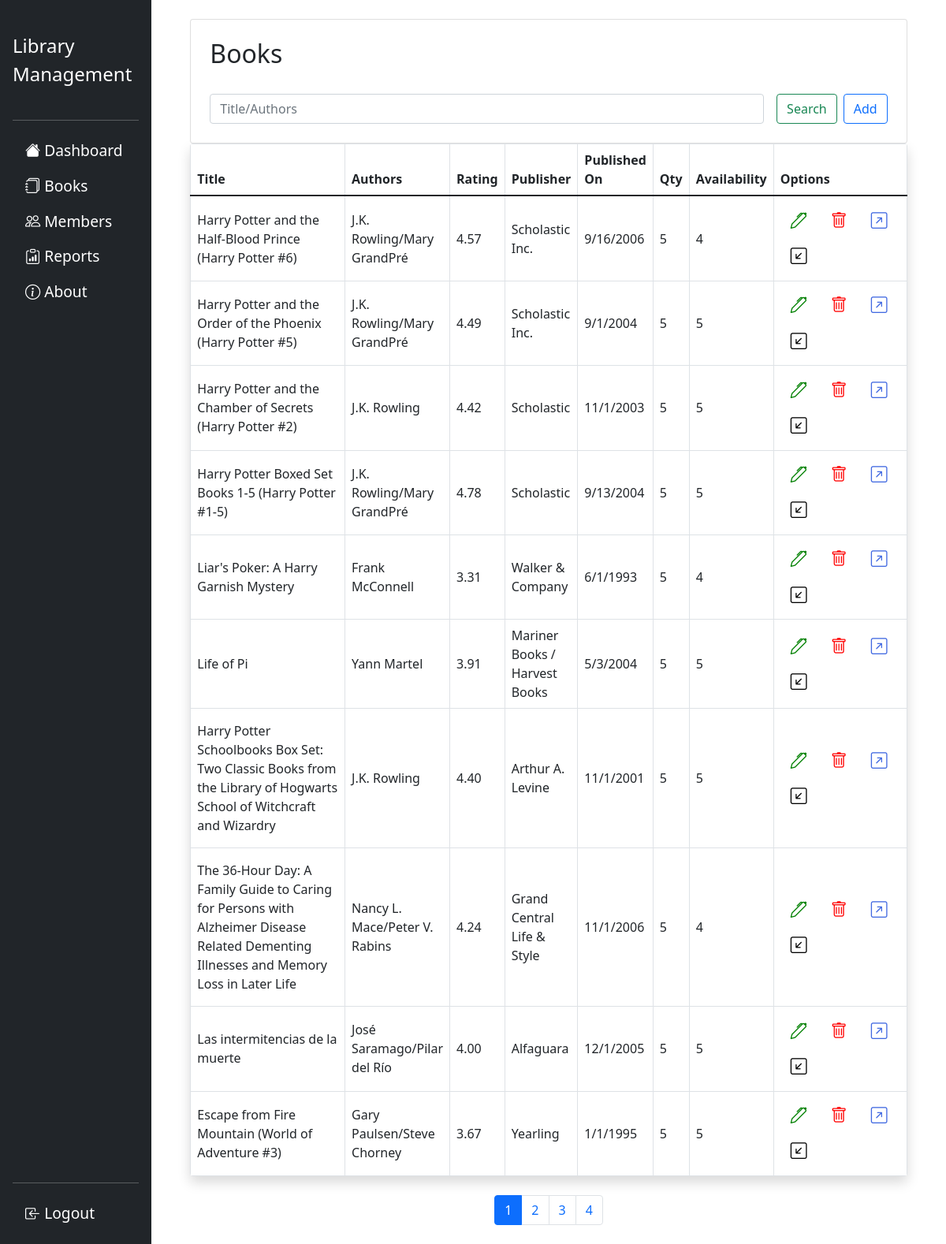
Page /books (signed in) on the earlier database version.
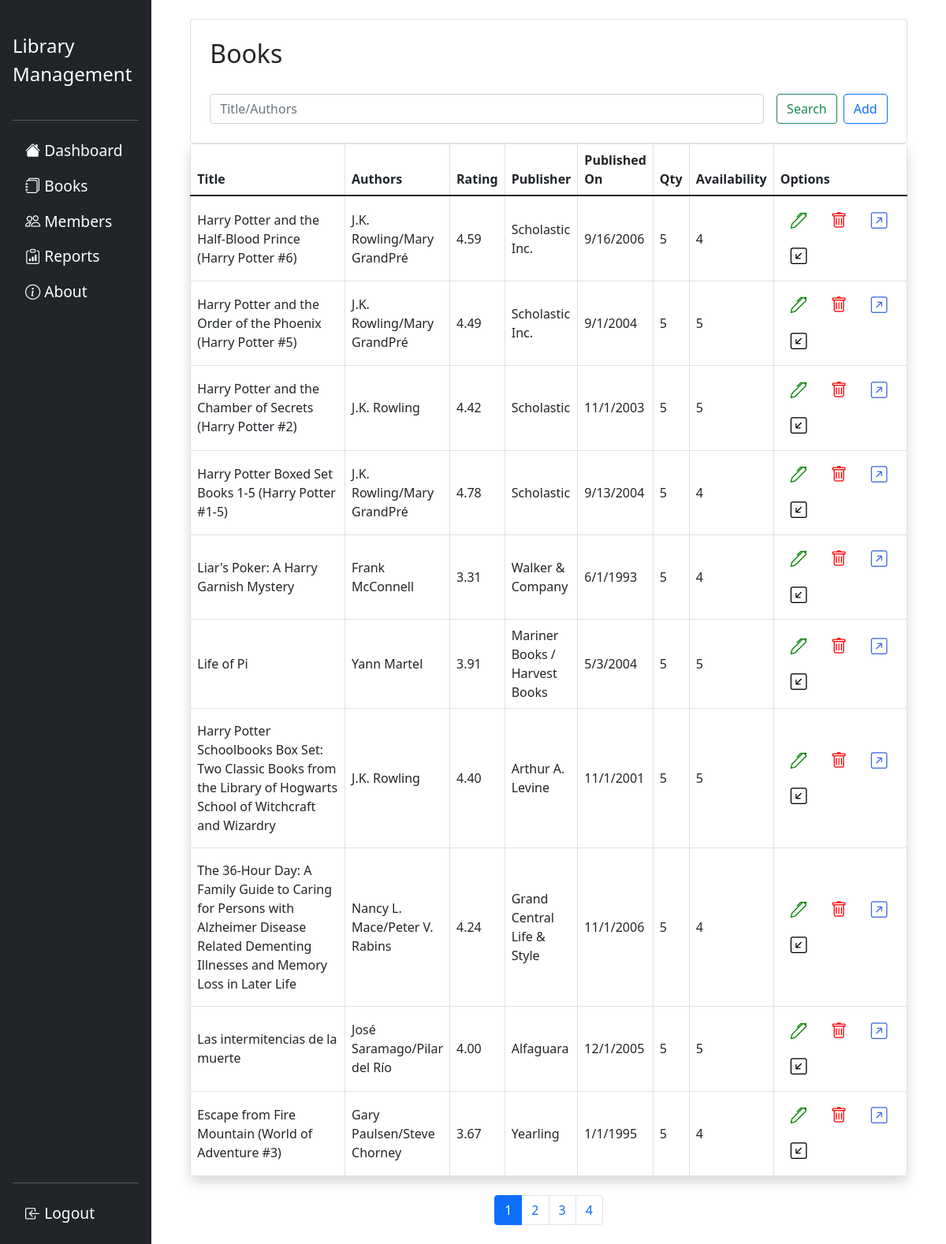
Same page on the later database version.
### flasklib/models.py (models this page shows, shortened)
class Book(db.Model):
    bid=db.Column(db.Integer,primary_key=True)
    title=db.Column(db.String,nullable=False)
    authors=db.Column(db.String,nullable=False)
    average_rating=db.Column(db.String,nullable=False)
    isbn=db.Column(db.String,nullable=False)
    publisher=db.Column(db.String,nullable=False)
    publish_date=db.Column(db.String,nullable=False)
    quantity=db.Column(db.Integer,nullable=False,default=5)
    availability=db.Column(db.Integer,nullable=False,default=5)
    borrowers=db.Column(db.String,db.ForeignKey('member.mid'),default='')

### flasklib/books/routes.py (the view)
@books.route("/books",methods=['GET','POST'])
@login_required
def viewbooks():
    page=request.args.get('page',1,type=int)
    keyword=request.args.get('keyword','',type=str)
    books=Book.query.paginate(per_page=10,page=page)
    allbookslist=Book.query.all()
    allbooknames=[b.title for b in allbookslist]
    if keyword!='':
        return redirect(url_for('books.search_book',page=page,keyword=keyword,books=books))
    return render_template('templates_books/books.html',title='Books',books=books,allbooknames=allbooknames)

### flasklib/models.py (called while the page is built)
@login_manager.user_loader
def load_user(user_id):
    return Admin.query.get(int(user_id))

### flasklib/templates/templates_books/books.html (shortened to what the changed rows need)
{% extends 'layout.html' %}
{% block head %}
<link rel="stylesheet" href="{{ url_for('static',filename='css/general.css') }}">
{% endblock head %}
{% block content %}
<div class="container card col-11 py-2">
    <h2 class="m-3">Books</h2>
</div>
{% if books.items|length> 0 %}
<div class="table-responsive container col-11 p-0 shadow rounded">
    <table class="table align-middle mb-0 table-bordered table-hover">
        <thead>
            <tr>
                <th scope="col">Title</th>
                <th scope="col">Authors</th>
                <th scope="col">Rating</th>
                <th scope="col">Publisher</th>
                <th scope="col">Published On</th>
                <th scope="col">Qty</th>
                <th scope="col">Availability</th>
                <th scope="col">Options</th>
            </tr>
        </thead>
        <tbody>
            {% for book in books.items %}
            <tr>
                <td class="col-4 py-3">{{ book.title }}</td>
                <td>{{ book.authors }}</td>
                <td>{{ book.average_rating }}</td>
                <td>{{ book.publisher }}</td>
                <td>{{ book.publish_date }}</td>
                <td>{{ book.quantity }}</td>
                <td>{{ book.availability }}</td>
                <td class="col-4">
                    <a class="btn" href="{{ url_for('books.update_book',bid=book.bid) }}" data-bs-toggle="tooltip"
                        data-bs-placement="bottom" title="Update">
                        <i class="bi bi-pen" style="font-size: 1.3rem; color:green ;"></i>
                    </a>
                    <form action="{{ url_for('books.delete_book',bid=book.bid) }}" method="POST" data-bs-toggle="tooltip"
                        data-bs-placement="bottom" title="Delete" style="display: inline;width: 50px!important;">
                        <button type="submit" class="btn">
                            <i class="bi bi-trash" style="font-size: 1.3rem; color: red;"></i>
                        </button>
                    </form>
                    <a class="btn" href="{{ url_for('issues.issue_book',bid=book.bid) }}" data-bs-toggle="tooltip"
                        data-bs-placement="bottom" title="Issue" style="display: inline;width: 50px!important;">
                        <i class="bi bi-arrow-up-right-square" style="font-size: 1.3rem; color: royalblue ;"></i>
                    </a>
                    <a class="btn" href="{{ url_for('issues.issue_return',bid=book.bid) }}" data-bs-toggle="tooltip"
                        data-bs-placement="bottom" title="Return">
                        <i class="bi bi-arrow-down-left-square" style="font-size: 1.3rem; color: rgb(0, 0, 0) ;"></i>
                    </a>
                </td>
            </tr>
            {% endfor %}
            {% else %}
            <div class="container card col-11 py-2 my-3">
                <div class="card-body">
                    No books found.Add one.
                </div>
            </div>
            {% endif %}
        </tbody>
    </table>
</div>
<br>
</div>
{% endblock content %}

Differences in the rows shown:
changed Book "Harry Potter and the Half-Blood Prince (Harry Potter #6)": average_rating "4.57" → "4.59"
changed Book "Harry Potter Boxed Set Books 1-5 (Harry Potter #1-5)": availability "5" → "4"
changed Book "Escape from Fire Mountain (World of Adventure #3)": availability "5" → "4"
